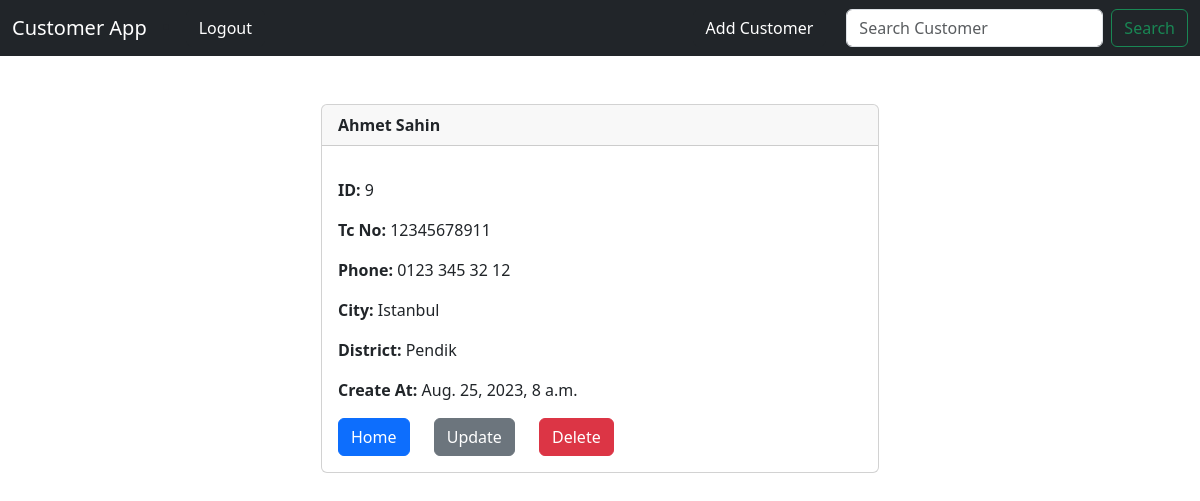
Page /customer/9 (signed in) on the earlier database version.
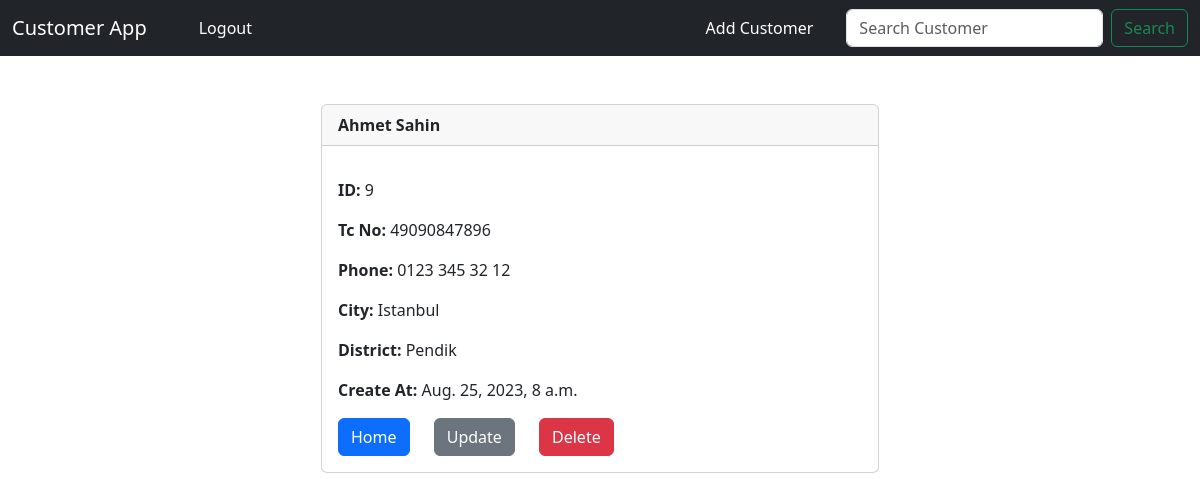
Same page on the later database version.
### crm/models.py (models this page shows, shortened)
class Customer(models.Model):
    created_at = models.DateTimeField(auto_now_add=True)
    tc_no = models.IntegerField(editable=True, validators=[
        RegexValidator(r'^[1-9]{1}[0-9]{9}[02468]{1}$', message="Invalid Tc No ", code="invalid_number")], unique=True)
    first_name = models.CharField(max_length=50, editable=True)
    last_name =  models.CharField(max_length=50, editable=True)
    phone = models.CharField(max_length=15, editable=True)
    city =  models.CharField(max_length=50, editable=True)
    district =  models.CharField(max_length=50, editable=True)

### crm/views.py (the view)
# urls.py: path("customer/<int:pk>", views.customer_record, name="customer"),
def customer_record(request, pk):
    if request.user.is_authenticated:
        customer_record = Customer.objects.get(id=pk)
        return render(request, 'customer.html', {'customer_record':customer_record})
    else :
        messages.success(request, "You must be logged in to view that page!!!")
        return redirect('home')

### crm/templates/customer.html (shortened to what this page needs)
{% extends 'base.html' %}
{% block content %}
<div class="col-md-6 offset-md-3">
<div class="card">
    <div class="card-header"><strong>
          {{ customer_record.first_name }}
          {{ customer_record.last_name }}</strong>
    </div>
    <div class="card-body">
        <p class="card-text">
        <p class="card-text">
            <strong>ID: </strong>{{ customer_record.id }}</p>
        </p>
        <p class="card-text">
            <strong>Tc No: </strong>{{ customer_record.tc_no }}
        </p>
        <p class="card-text">
        <strong>Phone: </strong>{{ customer_record.phone }}
        </p>
        <p class="card-text">
        <strong>City: </strong>{{ customer_record.city }}</p>
        <p class="card-text">
        <strong>District: </strong>{{ customer_record.district }}</p>
        <p class="card-text">
        <strong>Create At: </strong>{{ customer_record.created_at }}</p>
        <a href="{% url 'home' %}" class="btn btn-primary">Home</a>
        <a href="{% url 'update_customer' customer_record.id %}" class="btn btn-secondary" style="margin-inline: 20px;">Update</a>
        <a href="{% url 'delete_customer' customer_record.id %}" class="btn btn-danger">Delete</a>
    </div>
</div>
</div>
{% endblock content %}

Differences in the rows shown:
changed Customer "Ahmet": tc_no "12345678911" → "49090847896"
